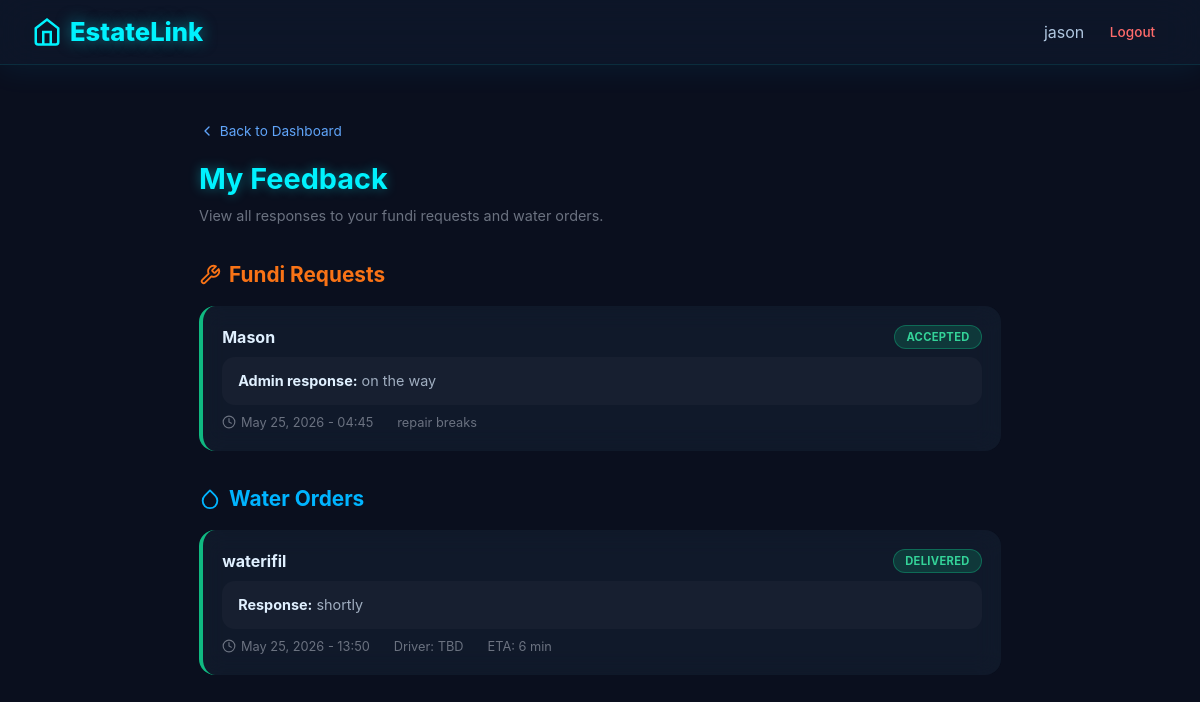
/my-feedback/ (signed in), run on the app's committed database.
### core/models.py (models this page shows, shortened)
class FundiRequest(models.Model):
    estate = models.ForeignKey(Estate, on_delete=models.CASCADE, related_name='fundi_requests')
    requester = models.ForeignKey(User, on_delete=models.CASCADE, related_name='fundi_requests')
    requester_name = models.CharField(max_length=100)
    requester_phone = models.CharField(max_length=15, blank=True)
    provider = models.ForeignKey(ServiceProvider, on_delete=models.SET_NULL, null=True, blank=True)
    fundi_type = models.CharField(max_length=100)
    time_needed = models.DateTimeField(null=True, blank=True)
    description = models.TextField(blank=True)
    admin_response = models.TextField(blank=True)
    status = models.CharField(max_length=20, default='pending', choices=[
        ('pending', 'Pending'),
        ('accepted', 'Accepted'),
        ('completed', 'Completed'),
        ('cancelled', 'Cancelled'),
    ])
    created_at = models.DateTimeField(auto_now_add=True)

class WaterOrder(models.Model):
    customer = models.ForeignKey(User, on_delete=models.CASCADE, related_name='water_orders')
    vendor = models.ForeignKey(WaterVendor, on_delete=models.CASCADE, related_name='orders')
    status = models.CharField(max_length=20, default='Pending')
    driver_name = models.CharField(max_length=100, blank=True)
    eta_minutes = models.IntegerField(null=True, blank=True)
    litres = models.IntegerField(null=True, blank=True, help_text="Litres of water needed")
    price = models.DecimalField(max_digits=10, decimal_places=2, null=True, blank=True, help_text="Price willing to pay (KSh)")
    vendor_response = models.TextField(blank=True)
    created_at = models.DateTimeField(auto_now_add=True)

class WaterVendor(models.Model):
    name = models.CharField(max_length=100)
    user = models.OneToOneField(User, on_delete=models.SET_NULL, null=True, blank=True, related_name='watervendor')
    rating = models.DecimalField(max_digits=3, decimal_places=1, default=5.0)
    estate = models.ForeignKey(Estate, on_delete=models.CASCADE, related_name='water_vendors')
    is_subscribed = models.BooleanField(default=False)

### core/views.py (the view)
# urls.py: path('my-feedback/', views.my_notifications_feedback, name='my_feedback'),
@login_required
def my_notifications_feedback(request):
    return render(request, 'core/my_feedback.html', {
        'fundi_responses': FundiRequest.objects.filter(requester=request.user).exclude(admin_response='').order_by('-created_at')[:20],
        'water_responses': WaterOrder.objects.filter(customer=request.user).exclude(vendor_response='').order_by('-created_at')[:20],
    })

### core/context_processors.py (called while the page is built)
def custom_tabs(request):
    tabs = []
    if request.user.is_authenticated:
        try:
            profile = request.user.userprofile
            if profile and profile.estate:
                from .models import CustomTab
                tabs = CustomTab.objects.filter(
                    estate=profile.estate,
                    is_active=True
                ).order_by('created_at')
        except Exception:
            pass
    return {'custom_tabs': tabs}

### core/templates/core/my_feedback.html (shortened to what this page needs)
{% extends 'core/base.html' %}
{% block content %}
<div class="feedback-container">
  <a href="{% url 'dashboard' %}" class="back-link">
    <svg viewBox="0 0 24 24" fill="none" stroke-width="2" stroke-linecap="round" stroke-linejoin="round">
      <polyline points="15 18 9 12 15 6"/>
    </svg>
    Back to Dashboard
  </a>
  <h1 class="page-title">My Feedback</h1>
  <p class="page-subtitle">View all responses to your fundi requests and water orders.</p>
  <h2 class="section-title section-fundi">
    <svg width="22" height="22" viewBox="0 0 24 24" fill="none" stroke="#f97316" stroke-width="2" stroke-linecap="round" stroke-linejoin="round">
      <path d="M14.7 6.3a1 1 0 0 0 0 1.4l1.6 1.6a1 1 0 0 0 1.4 0l3.77-3.77a6 6 0 0 1-7.94 7.94l-6.91 6.91a2.12 2.12 0 0 1-3-3l6.91-6.91a6 6 0 0 1 7.94-7.94l-3.77 3.77z"/>
    </svg>
    Fundi Requests
  </h2>
  {% if fundi_responses %}
    {% for req in fundi_responses %}
    <div class="feedback-card {% if req.status == 'accepted' %}accepted{% elif req.status == 'cancelled' %}cancelled{% elif req.status == 'completed' %}completed{% else %}pending{% endif %}">
      <div class="fb-header">
        <p class="fb-type">{{ req.fundi_type }}</p>
        <span class="badge {% if req.status == 'accepted' %}badge-accepted{% elif req.status == 'cancelled' %}badge-cancelled{% elif req.status == 'completed' %}badge-completed{% else %}badge-pending{% endif %}">
          {{ req.get_status_display }}
        </span>
      </div>
      {% if req.admin_response %}
      <div class="fb-response">
        <strong>Admin response:</strong> {{ req.admin_response }}
      </div>
      {% endif %}
      <div class="fb-details">
        <span>
          <svg viewBox="0 0 24 24" fill="none" stroke-width="2" stroke-linecap="round" stroke-linejoin="round">
            <circle cx="12" cy="12" r="10"/><polyline points="12 6 12 12 16 14"/>
          </svg>
          {{ req.created_at|date:"M d, Y - H:i" }}
        </span>
        <span>{{ req.description|truncatechars:60 }}</span>
      </div>
    </div>
    {% endfor %}
  {% endif %}
  <h2 class="section-title section-water">
    <svg width="22" height="22" viewBox="0 0 24 24" fill="none" stroke="#00b4ff" stroke-width="2" stroke-linecap="round" stroke-linejoin="round">
      <path d="M12 2.69l5.66 5.66a8 8 0 1 1-11.31 0z"/>
    </svg>
    Water Orders
  </h2>
  {% if water_responses %}
    {% for order in water_responses %}
    <div class="feedback-card {% if order.status == 'Accepted' or order.status == 'Delivered' %}accepted{% elif order.status == 'Declined' %}cancelled{% elif order.status == 'Completed' %}completed{% else %}pending{% endif %}">
      <div class="fb-header">
        <p class="fb-type">{{ order.vendor.name }}</p>
        <span class="badge {% if order.status == 'Accepted' or order.status == 'Delivered' %}badge-accepted{% elif order.status == 'Declined' %}badge-cancelled{% elif order.status == 'Completed' %}badge-completed{% else %}badge-pending{% endif %}">
          {{ order.status }}
        </span>
      </div>
      {% if order.vendor_response %}
      <div class="fb-response">
        <strong>Response:</strong> {{ order.vendor_response }}
      </div>
      {% endif %}
      <div class="fb-details">
        <span>
          <svg viewBox="0 0 24 24" fill="none" stroke-width="2" stroke-linecap="round" stroke-linejoin="round">
            <circle cx="12" cy="12" r="10"/><polyline points="12 6 12 12 16 14"/>
          </svg>
          {{ order.created_at|date:"M d, Y - H:i" }}
        </span>
        {% if order.driver_name %}<span>Driver: {{ order.driver_name }}</span>{% endif %}
        {% if order.eta_minutes %}<span>ETA: {{ order.eta_minutes }} min</span>{% endif %}
      </div>
    </div>
    {% endfor %}
  {% endif %}
</div>
{% endblock %}

### core/templates/core/base.html (shortened to what this page needs)
<!DOCTYPE html>
<html lang="en">
<head>
    <script src="https://cdn.tailwindcss.com"></script>
    <link href="https://cdnjs.cloudflare.com/ajax/libs/flowbite/2.2.0/flowbite.min.css" rel="stylesheet" />
</head>
<body>
    <nav class="sticky top-0 z-50 glass-nav">
        <div class="max-w-7xl mx-auto px-4 sm:px-6 lg:px-8">
            <div class="flex justify-between h-16 items-center">
                <a href="{% url 'dashboard' %}" class="flex items-center gap-2 logo-text">
                    <svg width="30" height="30" viewBox="0 0 24 24" fill="none" stroke="currentColor" stroke-width="2">
                        <path d="M3 9l9-7 9 7v11a2 2 0 0 1-2 2H5a2 2 0 0 1-2-2z"/>
                        <polyline points="9 22 9 12 15 12 15 22"/>
                    </svg>
                    EstateLink
                </a>
                <div class="flex items-center space-x-4">
                    {% if user.is_authenticated %}
                        <div class="nav-links">
                            <span class="user-greeting">{{ user.username }}</span>
                            <a href="{% url 'logout' %}" class="logout-link">Logout</a>
                        </div>
                    {% else %}
                        <a href="{% url 'login' %}" class="login-link">Login</a>
                    {% endif %}
                </div>
            </div>
        </div>
    </nav>
    <main class="max-w-7xl mx-auto px-4 sm:px-6 lg:px-8 py-8">
        {% block content %}{% endblock %}
    </main>
</body>
</html>

### core/templates/core/base.html (style rules this page uses)
body { font-family: 'Inter', system-ui, -apple-system, sans-serif; background: #0a0f1e; color: #e0f0ff; min-height: 100vh; }
.glass-nav { background: rgba(15, 25, 45, 0.7); backdrop-filter: blur(20px); border-bottom: 1px solid rgba(0, 255, 255, 0.1); box-shadow: 0 4px 30px rgba(0, 180, 255, 0.08); }
.logo-text { font-size: 1.6rem; font-weight: 800; color: #00f2fe; text-shadow: 0 0 15px rgba(0, 242, 254, 0.5); text-decoration: none; }
.user-greeting { color: #b0c7e0; display: flex; align-items: center; gap: 0.4rem; }
.logout-link { color: #ff6b6b; font-size: 0.85rem; font-weight: 500; padding: 0.3rem 0.8rem; border-radius: 0.5rem; text-decoration: none; }
.nav-links { display: flex; align-items: center; gap: 0.8rem; }

### core/templates/core/my_feedback.html (style rules this page uses)
body { background: #0a0f1e !important; font-family: 'Inter', system-ui, -apple-system, sans-serif; }
.feedback-container { max-width: 850px; margin: 0 auto; padding: 1.5rem; }
.page-title { font-size: 1.8rem; font-weight: 700; color: #00f2fe; text-shadow: 0 0 12px rgba(0, 242, 254, 0.4); margin-bottom: 0.3rem; }
.page-subtitle { color: #6b7280; font-size: 0.9rem; margin-bottom: 2rem; }
.section-title { font-size: 1.3rem; font-weight: 700; margin: 2rem 0 1rem; display: flex; align-items: center; gap: 0.5rem; }
.section-fundi { color: #f97316; }
.section-water { color: #00b4ff; }
.feedback-card { background: rgba(18, 28, 46, 0.8); backdrop-filter: blur(12px); border-radius: 1rem; padding: 1.2rem; margin-bottom: 0.8rem; transition: 0.2s; }
.feedback-card.accepted { border-left: 4px solid #10b981; }
.fb-header { display: flex; justify-content: space-between; align-items: flex-start; flex-wrap: wrap; gap: 0.5rem; margin-bottom: 0.5rem; }
.fb-type { font-weight: 700; color: #e0f0ff; font-size: 1rem; margin: 0; }
.badge { padding: 0.15rem 0.7rem; border-radius: 999px; font-size: 0.7rem; font-weight: 700; text-transform: uppercase; letter-spacing: 0.3px; }
.badge-accepted { background: rgba(16, 185, 129, 0.2); color: #34d399; border: 1px solid rgba(16, 185, 129, 0.4); }
.fb-response { background: rgba(255, 255, 255, 0.03); border-radius: 0.8rem; padding: 0.8rem 1rem; margin: 0.5rem 0; color: #a0aec0; font-size: 0.9rem; line-height: 1.5; }
.fb-response strong { color: #e0f0ff; }
.fb-details { display: flex; gap: 1.5rem; flex-wrap: wrap; font-size: 0.8rem; color: #6b7280; margin-top: 0.3rem; }
.fb-details span { display: flex; align-items: center; gap: 0.3rem; }
.fb-details svg { width: 14px; height: 14px; stroke: #6b7280; }
.back-link { display: inline-flex; align-items: center; gap: 0.3rem; color: #60a5fa; text-decoration: none; font-size: 0.85rem; margin-bottom: 1rem; transition: 0.2s; }
.back-link svg { width: 16px; height: 16px; stroke: currentColor; }

### data on the page
FundiRequest: fundi_type "Mason", status "ACCEPTED", admin_response "on the way", created_at "May 25, 2026 - 04:45", description "repair breaks"
WaterOrder: vendor.name "waterifil", status "DELIVERED", vendor_response "shortly", created_at "May 25, 2026 - 13:50", driver_name "TBD", eta_minutes "6"

### other printed values
{{ user.username }} "jason"
